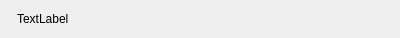
<?xml version="1.0" encoding="UTF-8"?>
<ui version="4.0">
 <class>ItemListElement</class>
 <widget class="QWidget" name="ItemListElement">
  <property name="geometry">
   <rect>
    <x>0</x>
    <y>0</y>
    <width>400</width>
    <height>38</height>
   </rect>
  </property>
  <property name="windowTitle">
   <string>ItemListElement</string>
  </property>
  <layout class="QHBoxLayout" name="horizontalLayout">
   <property name="spacing">
    <number>5</number>
   </property>
   <property name="leftMargin">
    <number>2</number>
   </property>
   <property name="topMargin">
    <number>0</number>
   </property>
   <property name="rightMargin">
    <number>0</number>
   </property>
   <property name="bottomMargin">
    <number>0</number>
   </property>
   <item>
    <widget class="QLabel" name="filteredLabel">
     <property name="minimumSize">
      <size>
       <width>10</width>
       <height>10</height>
      </size>
     </property>
     <property name="maximumSize">
      <size>
       <width>10</width>
       <height>10</height>
      </size>
     </property>
     <property name="text">
      <string/>
     </property>
     <property name="textFormat">
      <enum>Qt::RichText</enum>
     </property>
     <property name="pixmap">
      <pixmap resource="../../qt.qrc">:/icons/polygonExclude.png</pixmap>
     </property>
    </widget>
   </item>
   <item>
    <widget class="QLabel" name="itemName">
     <property name="minimumSize">
      <size>
       <width>0</width>
       <height>0</height>
      </size>
     </property>
     <property name="maximumSize">
      <size>
       <width>16777215</width>
       <height>15</height>
      </size>
     </property>
     <property name="text">
      <string>TextLabel</string>
     </property>
    </widget>
   </item>
  </layout>
 </widget>
 <layoutdefault spacing="6" margin="11"/>
 <resources>
  <include location="../../qt.qrc"/>
 </resources>
 <connections/>
</ui>
